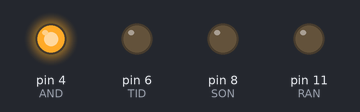
A sketch run on a simulated Arduino Uno, built with avr-gcc and run on an emulated ATmega328P. On the bench: output pins drawn as LEDs (lit = HIGH).

Above: at 0.2 s.
At 4.0 s:
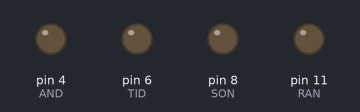
At 6.1 s:
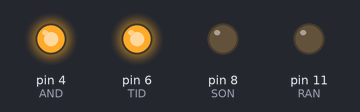
At 6.9 s:
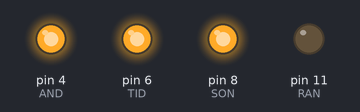
At 9.3 s:
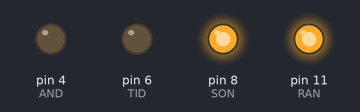
At 14.9 s:
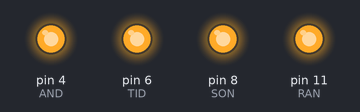
Timing chart, 0 to 16.4 s (numbered marks = the images above):
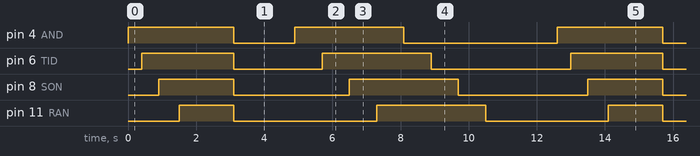

Measured:
- by itself, pin 4 (AND): repeats every 12.6 s: LOW 1.8 s, HIGH 3.2 s, LOW 4.5 s, HIGH 3.1 s
- by itself, pin 6 (TID): repeats every 12.6 s: LOW 2.6 s, HIGH 3.2 s, LOW 4.1 s, HIGH 2.7 s
- by itself, pin 8 (SON): repeats every 12.6 s: LOW 3.4 s, HIGH 3.2 s, LOW 3.8 s, HIGH 2.2 s
- by itself, pin 11 (RAN): repeats every 12.6 s: LOW 4.2 s, HIGH 3.2 s, LOW 3.6 s, HIGH 1.6 s

The sketch:

sketch_mar4.ino
```cpp
const int AND = 4;
const int TID = 6;
const int SON = 8;
const int RAN = 11;

void setup() {
  // put your setup code here, to run once:
  Serial.begin(7000);
  pinMode(AND, OUTPUT);
  pinMode(TID, OUTPUT);
  pinMode(SON, OUTPUT);
  pinMode(RAN, OUTPUT);
}

void loop() {
  // put your main code here, to run repeatedly:
  digitalWrite(AND, HIGH);
  delay(400);

  digitalWrite(TID, HIGH);
  delay(500);

  digitalWrite(SON, HIGH);
  delay(600);

  digitalWrite(RAN, HIGH);
  delay(700);

  delay(900);

  digitalWrite(AND, LOW);

  digitalWrite(TID, LOW);

  digitalWrite(SON, LOW);

  digitalWrite(RAN, LOW);

  delay(900);
if (digitalRead(TID) == HIGH && digitalRead(SON) == HIGH) {
    digitalWrite(TID, LOW);
    digitalWrite(SON, LOW);
    digitalWrite(RAN, HIGH);
    digitalWrite(AND, HIGH);
  }

    delay(900);

  digitalWrite(AND, HIGH);
    delay(800);
    digitalWrite(TID, HIGH);
    delay(800);
    digitalWrite(SON, HIGH);
    delay(800);
    digitalWrite(RAN, HIGH);
    delay(800);

    digitalWrite(AND, LOW);
    delay(800);
    digitalWrite(TID, LOW);
    delay(800);
    digitalWrite(SON, LOW);
    delay(800);
    digitalWrite(RAN, LOW);
    delay(800);

    delay (1300);
}
```
